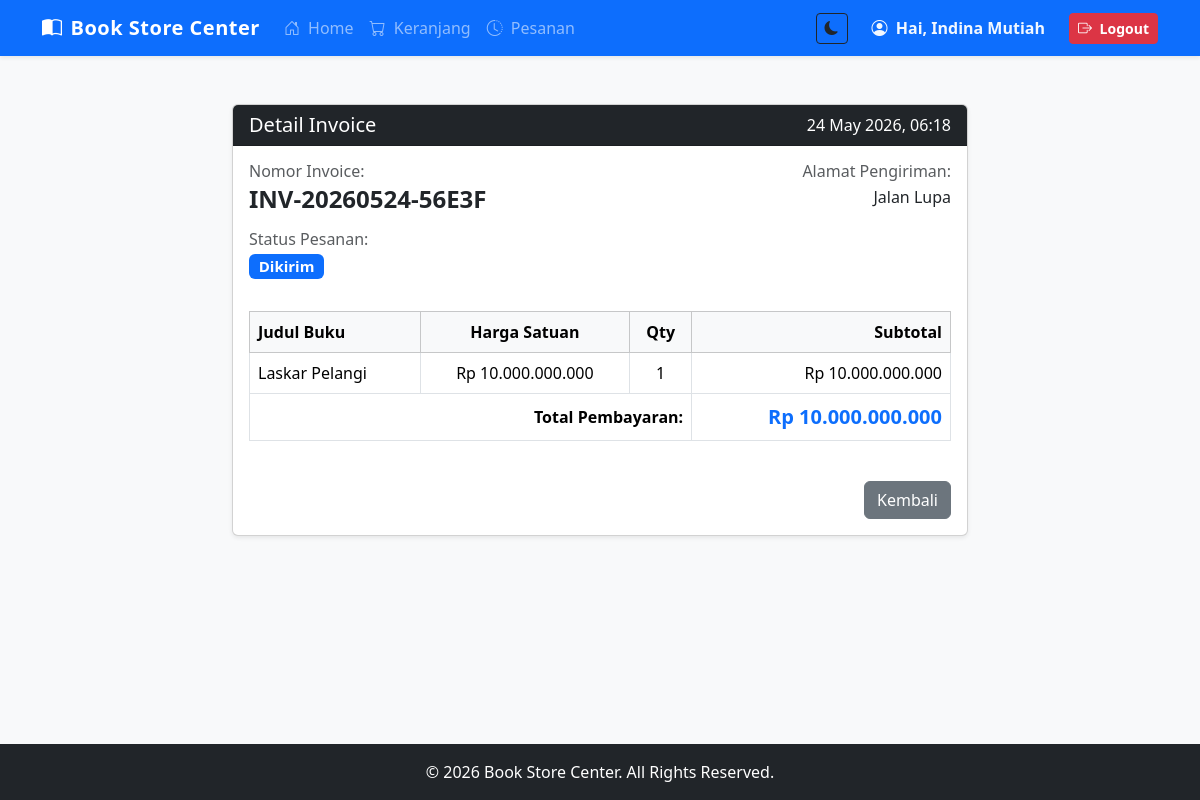
/invoice.php?id=2 (signed in), run on the app's committed database.
### tables this page shows
CREATE TABLE `orders` (
  `id` int(11) NOT NULL,
  `invoice_number` varchar(50) NOT NULL,
  `user_id` int(11) NOT NULL,
  `total_amount` decimal(12,2) NOT NULL,
  `status` enum('pending','waiting_verification','processing','shipped','completed','cancelled') DEFAULT 'pending',
  `payment_proof` varchar(255) DEFAULT NULL,
  `shipping_address` text NOT NULL,
  `created_at` timestamp NOT NULL DEFAULT current_timestamp(),
  `updated_at` timestamp NOT NULL DEFAULT current_timestamp() ON UPDATE current_timestamp()
);

CREATE TABLE `order_details` (
  `id` int(11) NOT NULL,
  `order_id` int(11) NOT NULL,
  `book_id` int(11) NOT NULL,
  `quantity` int(11) NOT NULL,
  `price_at_purchase` decimal(12,2) NOT NULL
);

CREATE TABLE `books` (
  `id` int(11) NOT NULL,
  `category_id` int(11) NOT NULL,
  `title` varchar(200) NOT NULL,
  `author` varchar(100) NOT NULL,
  `publisher` varchar(100) DEFAULT NULL,
  `description` text DEFAULT NULL,
  `price` decimal(12,2) NOT NULL,
  `stock` int(11) NOT NULL DEFAULT 0,
  `cover_image` varchar(255) DEFAULT NULL,
  `created_at` timestamp NOT NULL DEFAULT current_timestamp(),
  `updated_at` timestamp NOT NULL DEFAULT current_timestamp() ON UPDATE current_timestamp()
);

### invoice.php (the view, shortened to what this page needs)
<?php
require_once 'config/koneksi.php';
$user_id = $_SESSION['user_id'];
$order_id = isset($_GET['id']) ? (int)$_GET['id'] : 0;
$query_order = "SELECT * FROM orders WHERE id = $order_id AND user_id = $user_id";
$result_order = mysqli_query($koneksi, $query_order);
$order = mysqli_fetch_assoc($result_order);
$query_details = "SELECT od.quantity, od.price_at_purchase, b.title
                  FROM order_details od
                  JOIN books b ON od.book_id = b.id
                  WHERE od.order_id = $order_id";
$result_details = mysqli_query($koneksi, $query_details);
require_once 'includes/header.php';
?>
<div class="row mt-4">
    <div class="col-md-8 mx-auto">
        <div class="card shadow-sm">
            <div class="card-header bg-dark text-white d-flex justify-content-between align-items-center">
                <h5 class="mb-0">Detail Invoice</h5>
                <span><?= date('d M Y, H:i', strtotime($order['created_at'])) ?></span>
            </div>
            <div class="card-body">
                <div class="row mb-4">
                    <div class="col-sm-6">
                        <h6 class="mb-1 text-muted">Nomor Invoice:</h6>
                        <h4 class="fw-bold"><?= $order['invoice_number'] ?></h4>
                        <h6 class="mt-3 mb-1 text-muted">Status Pesanan:</h6>
                        <h5>
                            <?php
                                if ($order['status'] == 'pending') echo '<span class="badge bg-warning text-dark">Belum Bayar</span>';
                                elseif ($order['status'] == 'waiting_verification') echo '<span class="badge bg-info text-dark">Menunggu Validasi</span>';
                                elseif ($order['status'] == 'processing') echo '<span class="badge bg-primary">Diproses</span>';
                                elseif ($order['status'] == 'shipped') echo '<span class="badge bg-primary">Dikirim</span>';
                                elseif ($order['status'] == 'completed') echo '<span class="badge bg-success">Selesai</span>';
                                else echo '<span class="badge bg-danger">Dibatalkan</span>';
                            ?>
                        </h5>
                    </div>
                    <div class="col-sm-6 text-sm-end">
                        <h6 class="mb-1 text-muted">Alamat Pengiriman:</h6>
                        <p class="mb-0" style="white-space: pre-line;"><?= htmlspecialchars($order['shipping_address']) ?></p>
                    </div>
                </div>
                <div class="table-responsive">
                    <table class="table table-bordered">
                        <thead class="table-light">
                            <tr>
                                <th>Judul Buku</th>
                                <th class="text-center">Harga Satuan</th>
                                <th class="text-center">Qty</th>
                                <th class="text-end">Subtotal</th>
                            </tr>
                        </thead>
                        <tbody>
                            <?php while ($item = mysqli_fetch_assoc($result_details)): ?>
                                <?php $subtotal = $item['price_at_purchase'] * $item['quantity']; ?>
                                <tr>
                                    <td><?= htmlspecialchars($item['title']) ?></td>
                                    <td class="text-center">Rp <?= number_format($item['price_at_purchase'], 0, ',', '.') ?></td>
                                    <td class="text-center"><?= $item['quantity'] ?></td>
                                    <td class="text-end">Rp <?= number_format($subtotal, 0, ',', '.') ?></td>
                                </tr>
                            <?php endwhile; ?>
                        </tbody>
                        <tfoot>
                            <tr>
                                <th colspan="3" class="text-end">Total Pembayaran:</th>
                                <th class="text-end text-primary fs-5">Rp <?= number_format($order['total_amount'], 0, ',', '.') ?></th>
                            </tr>
                        </tfoot>
                    </table>
                </div>
                <div class="text-end mt-4">
                    <a href="riwayat.php" class="btn btn-secondary">Kembali</a>
                </div>
            </div>
        </div>
    </div>
</div>
<?php require_once 'includes/footer.php'; ?>

### assets/css/darkmode.css (style rules this page uses)
:root { --dm-transition: 0.35s cubic-bezier(.4,0,.2,1); }
body, .card, .card-header, .card-body, .card-footer, .navbar, .table, .table th, .table td, .form-control, .form-select, .btn, .alert, .badge, .breadcrumb, footer, .input-group-text, .modal-content { transition: background-color var(--dm-transition), color var(--dm-transition), border-color var(--dm-transition), box-shadow var(--dm-transition); }

### data on the page
orders: created_at "24 May 2026, 06:18", invoice_number "INV-20260524-56E3F", shipping_address "Jalan Lupa", total_amount "10.000.000.000"
order_details: book.title "Laskar Pelangi", price_at_purchase "10.000.000.000", quantity "1", subtotal "10.000.000.000"

### other printed values
$_SESSION['name'] "Indina Mutiah"
